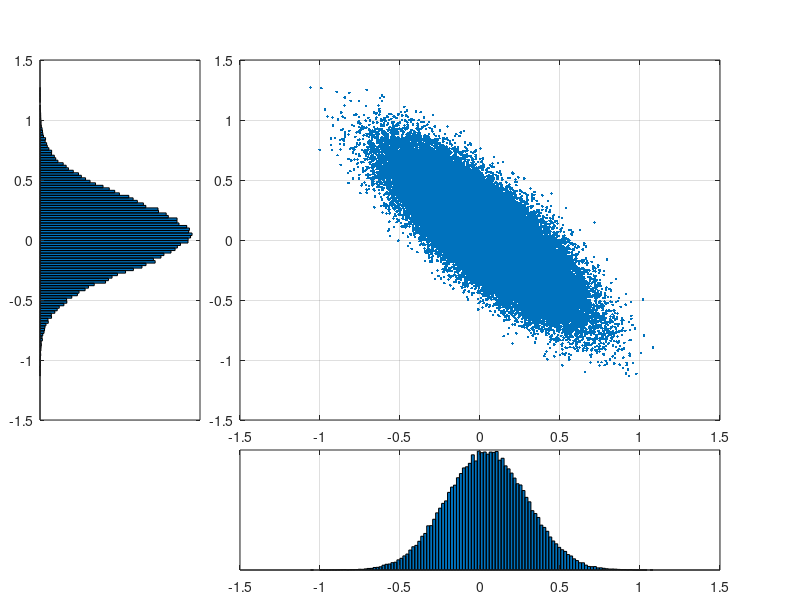
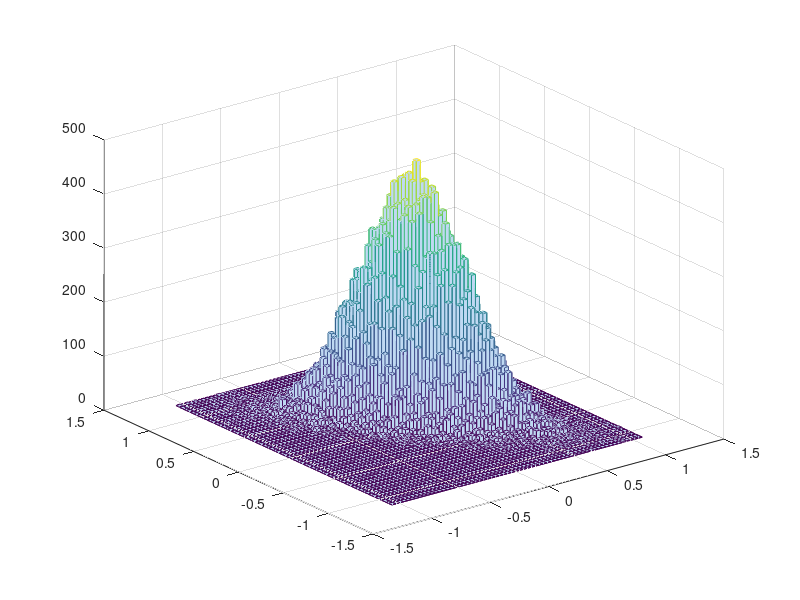

Source code (MATLAB) for these figures, in order:
% this script simulates a bivariate normal distribution
% it shows its pdf as proxied by the 3-D histogram
% it shows the distribution of a generic linear combination (portfolio) of the two variables
% it computes the summary statistics of the market
% see "Risk and Asset Allocation"-Springer (2005), by A. Meucci

clc; clear; close all
%%%%%%%%%%%%%%%%%%%%%%%%%%%%%%%%%%%%%%%%%%%%%%%%%%%%%%%%%%%%%%%%%%%%%%%%%%%%%%%%%%%%%%%%%%%%%%%%%%%%%%%%%%%%%%%%%%%%%%%%%%%%%%%%%%%%%%%%%%%
% input parameters

Mu=[0.04 0.05]';
s=[.25 .30]';
r=-.8;

NumSimulations=100000;
%%%%%%%%%%%%%%%%%%%%%%%%%%%%%%%%%%%%%%%%%%%%%%%%%%%%%%%%%%%%%%%%%%%%%%%%%%%%%%%%%%%%%%%%%%%%%%%%%%%%%%%%%%%%%%%%%%%%%%%%%%%%%%%%%%%%%
Sigma=[s(1)^2     r*s(1)*s(2)
    r*s(1)*s(2)    s(2)^2];

% generate sample
X = mvnrnd(Mu,Sigma,NumSimulations);

%%%%%%%%%%%%%%%%%%%%%%%%%%%%%%%%%%%%%%%%%%%%%%%%%%%%%%%%%%%%%%%%%%%%%%%%%%%%%%%%%%%%%%%%%%%%%%%%%%%%%%%%%%%%%%%%%%%%%
% plots

figure 
% marginals
NumBins=round(10*log(NumSimulations));

subplot('Position',[.05 .3 .2 .6]) 
[n,D]=hist(X(:,2),NumBins);
barh(D,n,1);
[y_lim]=get(gca,'ylim');
set(gca,'xtick',[])
grid on

subplot('Position',[.3 .05 .6 .2]) 
[n,D]=hist(X(:,1),NumBins);
bar(D,n,1);
[x_lim]=get(gca,'xlim');
set(gca,'ytick',[])
grid on

% scatter plot
subplot('Position',[.3 .3 .6 .6]) 
h=plot(X(:,1),X(:,2),'.');
set(gca,'xlim',x_lim,'ylim',y_lim)
grid on

% 3-d histogram (~rescaled pdf)
NumBins3d=round(sqrt(NumSimulations)/5);
figure
hist3(X,[NumBins3d NumBins3d]);

%%%%%%%%%%%%%%%%%%%%%%%%%%%%%%%%%%%%%%%%%%%%%%%%%%%%%%%%%%%%%%%%%%%%%%%%%%%%%%%%%%%%%%%%%%%%%%%%%%%%%%%%%%%%%%%%%%%%%
% compute summary statistics (analytical and sample-based)
Expected_Value=Mu'
Covariance=Sigma;
Standard_Deviation=sqrt(diag(Covariance))'
Correlation=r

Sample_Mean=mean(X)
Sample_Covariance=cov(X);
Sample_Standard_Deviation=sqrt(diag(Sample_Covariance))'
Sample_Correlation=Sample_Covariance(1,2)/(sqrt(Sample_Covariance(1,1)*Sample_Covariance(2,2)))
